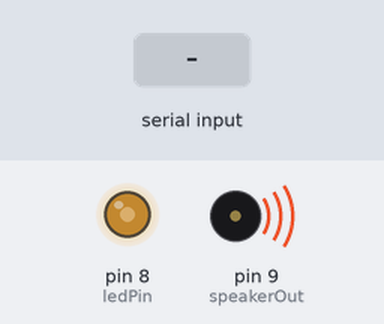
A sketch run on a simulated Arduino Uno, built with avr-gcc and run on an emulated ATmega328P. Shown: output pins drawn as LEDs (lit = HIGH), buzzer (waves = sounding). The inputs (shaded band) are chosen by the test bench. What the sketch prints to the serial monitor is not drawn.

Above: at 1.2 s.
1.3 s: "0" received over Serial
2.8 s: "1" received over Serial
At 3.9 s:
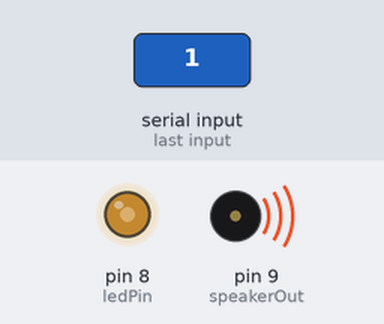
4.3 s: "2" received over Serial
At 5.8 s:
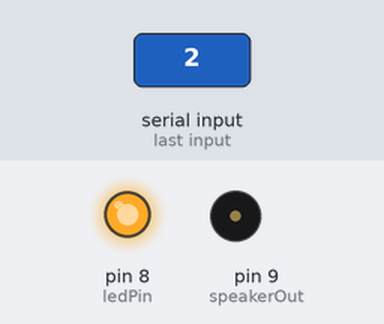
Timing chart, 0 to 7.3 s (numbered marks = the images above; inputs shaded):
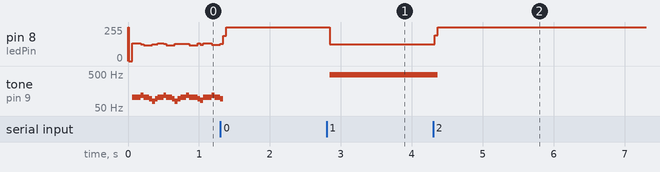

Measured:
- after the input at 2.8 s, pin 8 (ledPin): 255/255 → 124/255 at once; tone on pin 9 (speakerOut): silent → 481 Hz at once
- after the input at 4.3 s, pin 8 (ledPin): 124/255 → 255/255 at once; tone on pin 9 (speakerOut): 481 Hz → silent after 0.06 s

The sketch:

buzz.ino
```cpp
/* Made by MegaTeam or TeamMega. 2019-2020 */
int ledPin = 8;
int speakerOut = 9;
byte names[] ={'1'};
int tones[] = {1014};
byte val = 0;
int serByte = -1;
int statePin = LOW;
int count = 0;

void setup() {
 pinMode(ledPin, OUTPUT);
 pinMode(speakerOut, OUTPUT);
 Serial.begin(9600);
}

void loop() {
  digitalWrite(speakerOut, LOW);
  serByte = Serial.read();
  if (serByte != -1) {
    val = serByte;
    Serial.print(val);
    statePin = !statePin;
    digitalWrite(ledPin, statePin);
  }
  for (count=0;count<=8;count++) {
    if (names[count] == val) {
      digitalWrite(speakerOut, HIGH);
      digitalWrite(ledPin, HIGH);
      delayMicroseconds(tones[count]);
      digitalWrite(speakerOut, LOW);
      digitalWrite(ledPin, LOW);
      delayMicroseconds(tones[count]);
    }
  }
}
```
